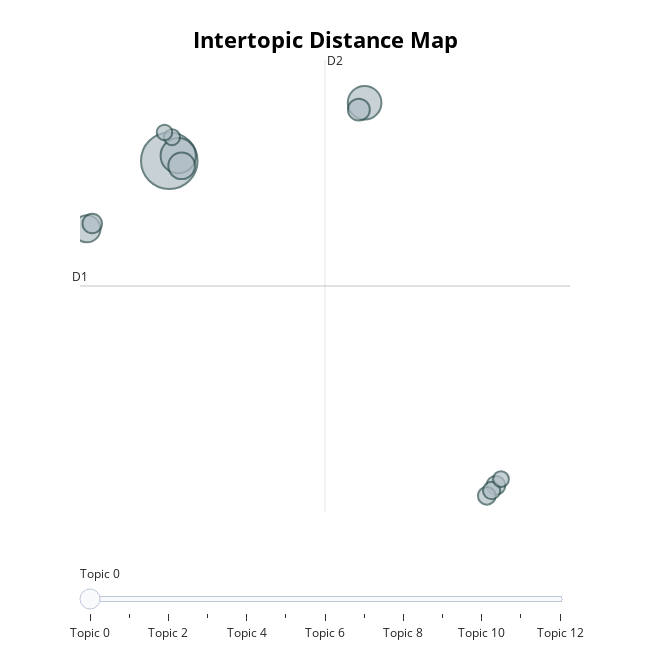

Notebook code cell kept with this figure:
### Code cell
topic_model.visualize_topics()

### Figure 1 — Plotly figure (JSON) as saved in the notebook; plotly's stock layout.template omitted (floating-point values rounded to 4 significant figures)
{"data": [{"customdata": [[0, "returns | information | investors | market | stock", 1066], [1, "banks | bank | credit | lending | banking", 415], [2, "estimator | treatment | estimators | models | test", 377], [3, "inflation | policy | monetary | central | rate", 245], [4, "housing | house | mortgage | prices | price", 237], [5, "forecasts | forecasting | models | forecast | model", 160], [6, "fiscal | government | spending | multipliers | policy", 127], [7, "business | shocks | cycle | aggregate | fluctuations", 120], [8, "oil | price | prices | crude | volatility", 105], [9, "exchange | rate | currency | rates | real", 100], [10, "firms | debt | firm | leverage | financing", 86], [11, "uncertainty | shocks | economic | epu | us", 83], [12, "debt | default | sovereign | maturity | government", 80]], "hovertemplate": "<b>Topic %{customdata[0]}</b><br>%{customdata[1]}<br>Size: %{customdata[2]}", "legendgroup": "", "marker": {"color": "#B0BEC5", "line": {"color": "DarkSlateGrey", "width": 2}, "size": [1066, 415, 377, 245, 237, 160, 127, 120, 105, 100, 86, 83, 80], "sizemode": "area", "sizeref": 0.6663, "symbol": "circle"}, "mode": "markers", "name": "", "orientation": "v", "showlegend": false, "type": "scatter", "x": [5.808, 6.214, 14.64, 2.086, 6.367, 14.38, 2.326, 20.57, 20.16, 20.38, 5.929, 20.8, 5.593], "xaxis": "x", "y": [8.58, 8.772, 10.77, 6.007, 8.389, 10.51, 6.206, -3.696, -4.089, -3.889, 9.471, -3.46, 9.652], "yaxis": "y"}], "layout": {"annotations": [{"showarrow": false, "text": "D1", "x": 1.773, "y": 3.843, "yshift": 10}, {"showarrow": false, "text": "D2", "x": 12.85, "xshift": 10, "y": 12.39}], "height": 650, "hoverlabel": {"bgcolor": "white", "font": {"family": "Rockwell", "size": 16}}, "legend": {"itemsizing": "constant", "tracegroupgap": 0}, "margin": {"t": 60}, "shapes": [{"line": {"color": "#CFD8DC", "width": 2}, "type": "line", "x0": 12.85, "x1": 12.85, "y0": -4.702, "y1": 12.39}, {"line": {"color": "#9E9E9E", "width": 2}, "type": "line", "x0": 1.773, "x1": 23.92, "y0": 3.843, "y1": 3.843}], "sliders": [{"active": 0, "pad": {"t": 50}, "steps": [{"args": [{"marker.color": [["red", "#B0BEC5", "#B0BEC5", "#B0BEC5", "#B0BEC5", "#B0BEC5", "#B0BEC5", "#B0BEC5", "#B0BEC5", "#B0BEC5", "#B0BEC5", "#B0BEC5", "#B0BEC5"]]}], "label": "Topic 0", "method": "update"}, {"args": [{"marker.color": [["#B0BEC5", "red", "#B0BEC5", "#B0BEC5", "#B0BEC5", "#B0BEC5", "#B0BEC5", "#B0BEC5", "#B0BEC5", "#B0BEC5", "#B0BEC5", "#B0BEC5", "#B0BEC5"]]}], "label": "Topic 1", "method": "update"}, {"args": [{"marker.color": [["#B0BEC5", "#B0BEC5", "red", "#B0BEC5", "#B0BEC5", "#B0BEC5", "#B0BEC5", "#B0BEC5", "#B0BEC5", "#B0BEC5", "#B0BEC5", "#B0BEC5", "#B0BEC5"]]}], "label": "Topic 2", "method": "update"}, {"args": [{"marker.color": [["#B0BEC5", "#B0BEC5", "#B0BEC5", "red", "#B0BEC5", "#B0BEC5", "#B0BEC5", "#B0BEC5", "#B0BEC5", "#B0BEC5", "#B0BEC5", "#B0BEC5", "#B0BEC5"]]}], "label": "Topic 3", "method": "update"}, {"args": [{"marker.color": [["#B0BEC5", "#B0BEC5", "#B0BEC5", "#B0BEC5", "red", "#B0BEC5", "#B0BEC5", "#B0BEC5", "#B0BEC5", "#B0BEC5", "#B0BEC5", "#B0BEC5", "#B0BEC5"]]}], "label": "Topic 4", "method": "update"}, {"args": [{"marker.color": [["#B0BEC5", "#B0BEC5", "#B0BEC5", "#B0BEC5", "#B0BEC5", "red", "#B0BEC5", "#B0BEC5", "#B0BEC5", "#B0BEC5", "#B0BEC5", "#B0BEC5", "#B0BEC5"]]}], "label": "Topic 5", "method": "update"}, {"args": [{"marker.color": [["#B0BEC5", "#B0BEC5", "#B0BEC5", "#B0BEC5", "#B0BEC5", "#B0BEC5", "red", "#B0BEC5", "#B0BEC5", "#B0BEC5", "#B0BEC5", "#B0BEC5", "#B0BEC5"]]}], "label": "Topic 6", "method": "update"}, {"args": [{"marker.color": [["#B0BEC5", "#B0BEC5", "#B0BEC5", "#B0BEC5", "#B0BEC5", "#B0BEC5", "#B0BEC5", "red", "#B0BEC5", "#B0BEC5", "#B0BEC5", "#B0BEC5", "#B0BEC5"]]}], "label": "Topic 7", "method": "update"}, {"args": [{"marker.color": [["#B0BEC5", "#B0BEC5", "#B0BEC5", "#B0BEC5", "#B0BEC5", "#B0BEC5", "#B0BEC5", "#B0BEC5", "red", "#B0BEC5", "#B0BEC5", "#B0BEC5", "#B0BEC5"]]}], "label": "Topic 8", "method": "update"}, {"args": [{"marker.color": [["#B0BEC5", "#B0BEC5", "#B0BEC5", "#B0BEC5", "#B0BEC5", "#B0BEC5", "#B0BEC5", "#B0BEC5", "#B0BEC5", "red", "#B0BEC5", "#B0BEC5", "#B0BEC5"]]}], "label": "Topic 9", "method": "update"}, {"args": [{"marker.color": [["#B0BEC5", "#B0BEC5", "#B0BEC5", "#B0BEC5", "#B0BEC5", "#B0BEC5", "#B0BEC5", "#B0BEC5", "#B0BEC5", "#B0BEC5", "red", "#B0BEC5", "#B0BEC5"]]}], "label": "Topic 10", "method": "update"}, {"args": [{"marker.color": [["#B0BEC5", "#B0BEC5", "#B0BEC5", "#B0BEC5", "#B0BEC5", "#B0BEC5", "#B0BEC5", "#B0BEC5", "#B0BEC5", "#B0BEC5", "#B0BEC5", "red", "#B0BEC5"]]}], "label": "Topic 11", "method": "update"}, {"args": [{"marker.color": [["#B0BEC5", "#B0BEC5", "#B0BEC5", "#B0BEC5", "#B0BEC5", "#B0BEC5", "#B0BEC5", "#B0BEC5", "#B0BEC5", "#B0BEC5", "#B0BEC5", "#B0BEC5", "red"]]}], "label": "Topic 12", "method": "update"}]}], "title": {"font": {"color": "Black", "size": 22}, "text": "<b>Intertopic Distance Map</b>", "x": 0.5, "xanchor": "center", "y": 0.95, "yanchor": "top"}, "width": 650, "xaxis": {"anchor": "y", "domain": [0, 1], "range": [1.773, 23.92], "title": {"text": ""}, "visible": false}, "yaxis": {"anchor": "x", "domain": [0, 1], "range": [-4.702, 12.39], "title": {"text": ""}, "visible": false}}}
